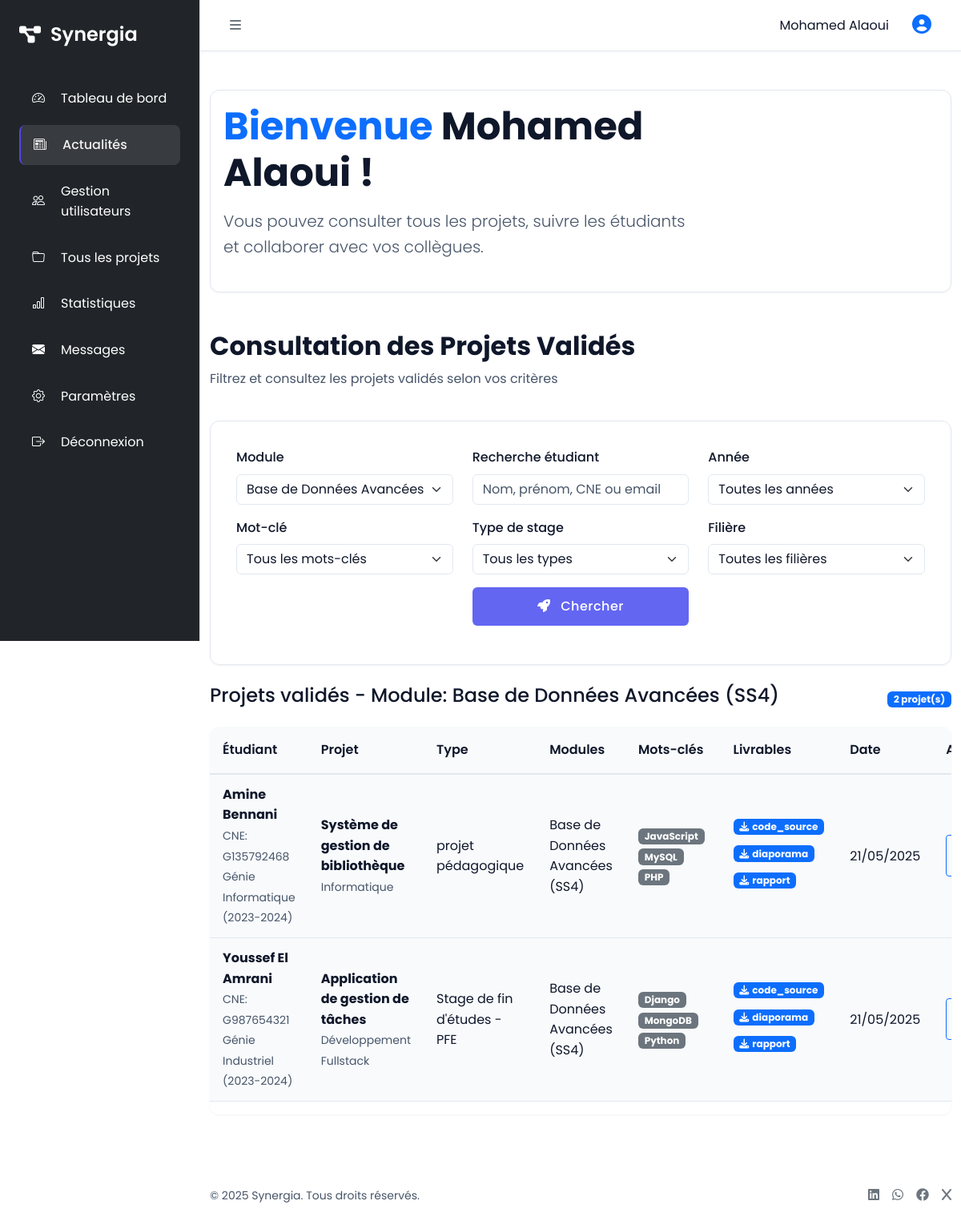
Page /admin/actualite.php?module=1 (signed in) on the committed database.
### tables this page shows
CREATE TABLE `module` (
  `id_module` int(11) NOT NULL,
  `nom_module` varchar(100) DEFAULT NULL,
  `semestre` varchar(10) DEFAULT NULL,
  `annee_module` varchar(10) DEFAULT NULL
);

CREATE TABLE `projet` (
  `id_projet` int(11) NOT NULL,
  `titre` varchar(255) DEFAULT NULL,
  `description` text DEFAULT NULL,
  `type_projet` enum('Stage d''initiation','Stage d''ingénieur adjoint','Stage de fin d''études - PFE','projet pédagogique') DEFAULT NULL,
  `sujet` varchar(100) DEFAULT NULL,
  `date_soumission` datetime DEFAULT current_timestamp(),
  `statut` enum('en_attente','valide','refuse') DEFAULT 'en_attente',
  `id_etudiant` int(11) DEFAULT NULL,
  `id_enseignant` int(11) DEFAULT NULL
);

CREATE TABLE `utilisateur` (
  `id_utilisateur` int(11) NOT NULL,
  `nom` varchar(100) DEFAULT NULL,
  `prenom` varchar(100) DEFAULT NULL,
  `email` varchar(150) DEFAULT NULL,
  `mot_de_passe` varchar(255) DEFAULT NULL,
  `role` enum('etudiant','enseignant','admin') DEFAULT NULL,
  `date_creation` datetime DEFAULT current_timestamp()
);

CREATE TABLE `etudiant` (
  `id_etudiant` int(11) NOT NULL,
  `cne` varchar(50) DEFAULT NULL,
  `filiere` varchar(100) DEFAULT NULL,
  `annee_scolaire` varchar(10) DEFAULT NULL
);

### admin/actualite.php (the view, shortened to what the rows shown need)
<?php
require_once '../hello/config.php';
$selectedModule = isset($_GET['module']) ? trim($_GET['module']) : '';
$selectedAnnee = isset($_GET['annee']) ? trim($_GET['annee']) : '';
$selectedMotCle = isset($_GET['mot_cle']) ? trim($_GET['mot_cle']) : '';
$selectedTypeStage = isset($_GET['type_stage']) ? trim($_GET['type_stage']) : '';
$selectedFiliere = isset($_GET['filiere']) ? trim($_GET['filiere']) : '';
$modules = $db->query("SELECT id_module, CONCAT(nom_module, ' (S', semestre, ')') AS module FROM module ORDER BY nom_module")->fetchAll(PDO::FETCH_ASSOC);
$motsCles = $db->query("SELECT id_mot_cle, terme FROM mot_cle ORDER BY terme")->fetchAll(PDO::FETCH_ASSOC);
$typesStage = $db->query("SELECT DISTINCT type_projet FROM projet WHERE type_projet LIKE '%stage%' ORDER BY type_projet")->fetchAll(PDO::FETCH_COLUMN);
try {
    $query = "SELECT
        p.*,
        ue.nom AS etudiant_nom,
        ue.prenom AS etudiant_prenom,
        ue.email AS etudiant_email,
        e.cne,
        e.filiere,
        e.annee_scolaire,
        uen.nom AS enseignant_nom,
        uen.prenom AS enseignant_prenom,
        GROUP_CONCAT(DISTINCT mk.terme SEPARATOR ', ') AS mots_cles,
        GROUP_CONCAT(DISTINCT CONCAT(m.nom_module, ' (S', m.semestre, ')') SEPARATOR ', ') AS modules,
        GROUP_CONCAT(DISTINCT CONCAT(l.type_livrable, ':', l.chemin_fichier) SEPARATOR '|') AS livrables,
        (SELECT COUNT(*) FROM likes WHERE id_projet = p.id_projet) AS likes_count,
        (SELECT COUNT(*) FROM likes WHERE id_projet = p.id_projet AND id_utilisateur = :current_user) AS user_liked
      FROM projet p
      JOIN etudiant e ON p.id_etudiant = e.id_etudiant
      JOIN utilisateur ue ON e.id_etudiant = ue.id_utilisateur
      LEFT JOIN enseignant en ON p.id_enseignant = en.id_enseignant
      LEFT JOIN utilisateur uen ON en.id_enseignant = uen.id_utilisateur
      LEFT JOIN projet_mot_cle pmk ON p.id_projet = pmk.id_projet
      LEFT JOIN mot_cle mk ON pmk.id_mot_cle = mk.id_mot_cle
      LEFT JOIN projet_module pmod ON p.id_projet = pmod.id_projet
      LEFT JOIN module m ON pmod.id_module = m.id_module
      LEFT JOIN livrable l ON p.id_projet = l.id_projet
      WHERE p.statut = 'valide'";
    $params = [':current_user' => $_SESSION['id_utilisateur']];
    if (!empty($selectedModule)) {
        $query .= " AND m.id_module = :module";
        $params[':module'] = $selectedModule;
    }
    $query .= " GROUP BY p.id_projet ORDER BY p.date_soumission DESC";
    $stmt = $db->prepare($query);
    foreach ($params as $key => $value) {
        $stmt->bindValue($key, $value, is_numeric($value) ? PDO::PARAM_INT : PDO::PARAM_STR);
    }
    $stmt->execute();
    $projects = $stmt->fetchAll();
} catch (PDOException $e) {
    $error = "Erreur lors de la recherche: " . $e->getMessage();
    error_log($error);
}
?>
<!DOCTYPE html>
<html lang="fr" data-theme="light">
<head>
    <link href="https://cdn.jsdelivr.net/npm/bootstrap@5.3.0/dist/css/bootstrap.min.css" rel="stylesheet">
    <link rel="stylesheet" href="https://cdnjs.cloudflare.com/ajax/libs/font-awesome/6.4.0/css/all.min.css">
  <link rel="stylesheet" href="https://cdn.jsdelivr.net/npm/bootstrap-icons@1.10.0/font/bootstrap-icons.css">
    <link href="../teacher/etudiant.css" rel="stylesheet">
</head>
<body>
    <div class="main-content">
        <div class="container py-5 flex-grow-1">
            <div class="welcome-card card animate mb-5">
                <div class="card-body">
                    <div class="row align-items-center">
                        <div class="col-lg-8 text-center text-lg-start">
                            <h2 class="display-5 fw-bold mb-3"><span class="text-primary">Bienvenue </span> <span id="teacherName"><?php echo $_SESSION['prenom'].' '.$_SESSION['nom']; ?></span> !</h2>
                        </div>
                    </div>
                </div>
            </div>
            <div class="row mb-4">
                <div class="col-12">
                    <h2 class="fw-bold">Consultation des Projets Validés</h2>
                </div>
            </div>
                                <?php foreach ($typesStage as $type): ?>
                                    <option value="<?= htmlspecialchars($type) ?>" <?= $selectedTypeStage === $type ? 'selected' : '' ?>>
                                        <?= htmlspecialchars($type) ?>
                                    </option>
                                <?php endforeach; ?>
            <?php if (empty($projects)): ?>
                <div class="alert alert-info">
                    Aucun projet validé trouvé pour les critères sélectionnés
                    <?php
                    $filters = [];
                    if (!empty($selectedModule)) {
                        foreach ($modules as $m) {
                            if ($m['id_module'] == $selectedModule) {
                                $filters[] = "module: " . htmlspecialchars($m['module']);
                                break;
                            }
                        }
                    }
                    if (!empty($selectedMotCle)) {
                        foreach ($motsCles as $m) {
                            if ($m['id_mot_cle'] == $selectedMotCle) {
                                $filters[] = "mot-clé: " . htmlspecialchars($m['terme']);
                                break;
                            }
                        }
                    }
                    if (!empty($selectedTypeStage)) $filters[] = "type: " . htmlspecialchars($selectedTypeStage);
                    if (!empty($selectedFiliere)) $filters[] = "filière: " . htmlspecialchars($selectedFiliere);
                    if (!empty($selectedAnnee)) $filters[] = "année: " . htmlspecialchars($selectedAnnee);
                    if (!empty($filters)) {
                        echo " (" . implode(", ", $filters) . ")";
                    }
                    ?>
                </div>
            <?php elseif (!empty($projects)): ?>
                <div class="d-flex justify-content-between align-items-center mb-3">
                    <h4>
                        Projets validés
                        <?php if (!empty($selectedModule)) {
                            foreach ($modules as $m) {
                                if ($m['id_module'] == $selectedModule) {
                                    echo " - Module: " . htmlspecialchars($m['module']);
                                    break;
                                }
                            }
                        } ?>
                    </h4>
                    <span class="badge bg-primary"><?= count($projects) ?> projet(s)</span>
                </div>
                <div class="table-responsive overflow-auto">
                    <table class="table table-hover tableau">
                        <thead>
                            <tr>
                                <th>Étudiant</th>
                                <th>Projet</th>
                                <th>Type</th>
                                <th>Modules</th>
                                <th>Mots-clés</th>
                                <th>Livrables</th>
                                <th>Date</th>
                                <th>Actions</th>
                            </tr>
                        </thead>
                        <tbody>
                            <?php foreach ($projects as $project): ?>
                                <tr>
                                    <td>
                                        <strong><?= htmlspecialchars($project['etudiant_prenom'] . ' ' . $project['etudiant_nom']) ?></strong><br>
                                        <small>CNE: <?= htmlspecialchars($project['cne']) ?></small><br>
                                        <small><?= htmlspecialchars($project['filiere']) ?> (<?= htmlspecialchars($project['annee_scolaire']) ?>)</small>
                                    </td>
                                    <td>
                                        <strong><?= htmlspecialchars($project['titre']) ?></strong><br>
                                        <small><?= htmlspecialchars($project['sujet']) ?></small>
                                    </td>
                                    <td><?= htmlspecialchars($project['type_projet']) ?></td>
                                    <td>
                                        <?php
                                        if (!empty($project['modules'])) {
                                            echo htmlspecialchars($project['modules']);
                                        } else {
                                            echo '<span>Aucun module</span>';
                                        }
                                        ?>
                                    </td>
                                    <td>
                                        <?php
                                        if (!empty($project['mots_cles'])) {
                                            $keywords = explode(', ', $project['mots_cles']);
                                            foreach ($keywords as $keyword) {
                                                echo '<span class="badge bg-secondary me-1">' . htmlspecialchars(trim($keyword)) . '</span>';
                                            }
                                        } else {
                                            echo '<span>Aucun mot-clé</span>';
                                        }
                                        ?>
                                    </td>
                                    <td>
                                        <?php
                                        if (!empty($project['livrables'])) {
                                            $livrables = explode('|', $project['livrables']);
                                            foreach ($livrables as $livrable) {
                                                list($type, $chemin) = explode(':', $livrable);
                                                echo '
                                                    <div class="mb-2">
                                                        <a href="download.php?file=' . urlencode($chemin) . '" class="badge bg-primary text-decoration-none" download>
                                                            <i class="fas fa-download me-1"></i>' . htmlspecialchars($type) . '
                                                        </a>
                                                    </div>';
                                            }
                                        } else {
                                            echo '<span>Aucun livrable</span>';
                                        }
                                        ?>
                                    </td>
                                    <td><?= date('d/m/Y', strtotime($project['date_soumission'])) ?></td>
                                    <td>
                                        <button class="btn btn-sm btn-outline-primary" data-bs-toggle="modal" data-bs-target="#detailsModal<?= $project['id_projet'] ?>">
                                        </button>
                                    </td>
                                </tr>
                                                        <?php
                                                        if (!empty($project['livrables'])) {
                                                            $livrables = explode('|', $project['livrables']);
                                                            foreach ($livrables as $livrable) {
                                                                list($type, $chemin) = explode(':', $livrable);
                                                            }
                                                        } else {
                                                            echo '<span>Aucun livrable</span>';
                                                        }
                                                        ?>
                            <?php endforeach; ?>
                        </tbody>
                    </table>
                </div>
            <?php endif; ?>
        </div>
    </div>
</body>
</html>

### rows in the picture
module: module "Base de Données Avancées (SS4)"
projet: utilisateur.prenom+nom "Amine Bennani", id_etudiant.cne "G135792468", id_etudiant.filiere "Génie Informatique", id_etudiant.annee_scolaire "2023-2024", titre "Système de gestion de bibliothèque", sujet "Informatique", type_projet "projet pédagogique", modules "Base de Données Avancées (SS4)", keyword "JavaScript", keyword "MySQL", keyword "PHP", type "code_source", type "diaporama", type "rapport", date_soumission "21/05/2025"
projet: utilisateur.prenom+nom "Youssef El Amrani", id_etudiant.cne "G987654321", id_etudiant.filiere "Génie Industriel", id_etudiant.annee_scolaire "2023-2024", titre "Application de gestion de tâches", sujet "Développement Fullstack", type_projet "Stage de fin d'études - PFE", modules "Base de Données Avancées (SS4)", keyword "Django", keyword "MongoDB", keyword "Python", type "code_source", type "diaporama", type "rapport", date_soumission "21/05/2025"

### other values in the picture
$_SESSION['prenom'] "Mohamed"
$_SESSION['nom'] "Alaoui"
count($projects) "2"
form field module "Base de Données Avancées (SS4)"
